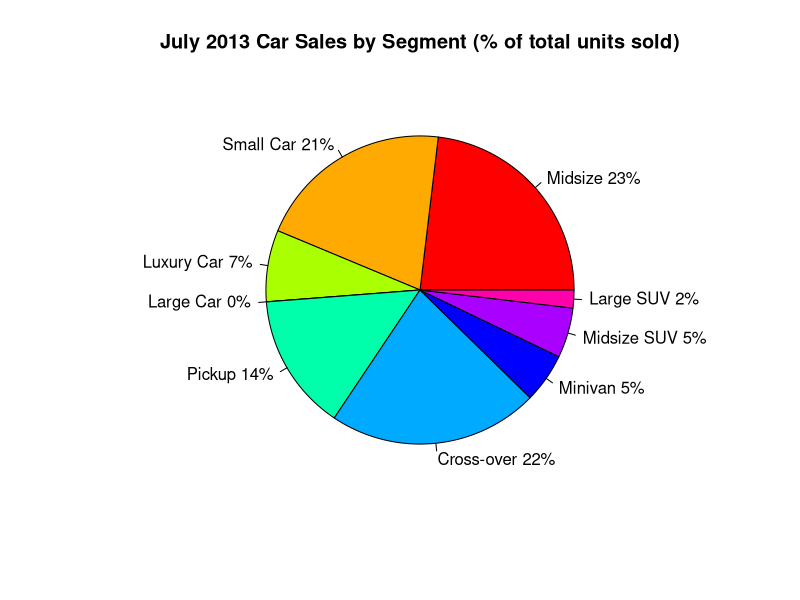

Reproduce this figure in R.
# Pie Chart of July 2013 Car Sales in the United States
slices <- c(296539, 264488, 96195, 182, 184462, 283130,66749,67284,24155) 
lbls <- c("Midsize", "Small Car", "Luxury Car", "Large Car", "Pickup", "Cross-over", "Minivan", "Midsize SUV", "Large SUV")
pct <- round(slices/sum(slices)*100)
lbls <- paste(lbls, pct) # add percents to labels 
lbls <- paste(lbls,"%",sep="") # ad % to labels 
pie(slices,labels = lbls, col=rainbow(length(lbls)),
    main="July 2013 Car Sales by Segment (% of total units sold)") 